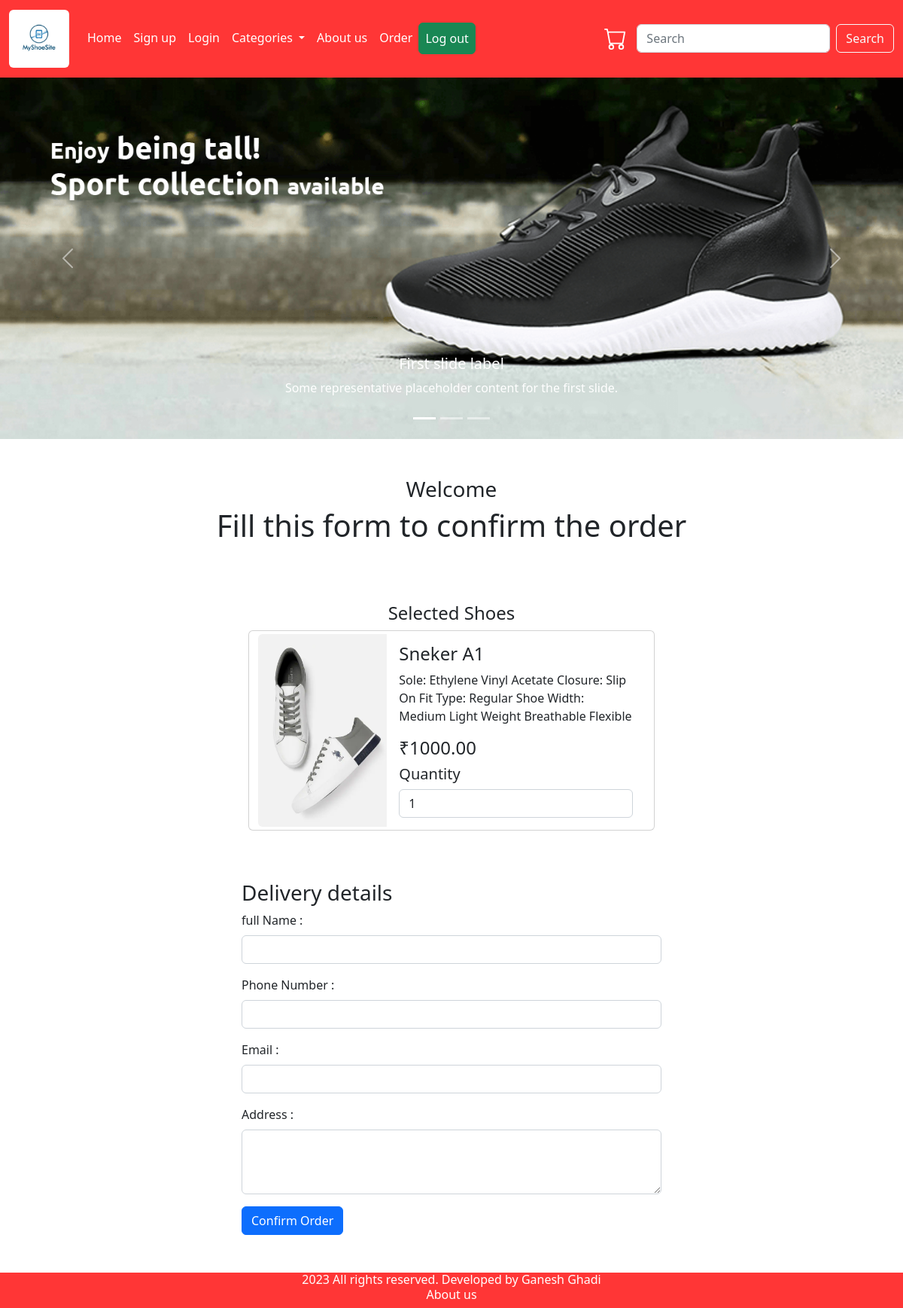
Screenshot of /order.php?shoe_id=25 with the database file from the repository.
### tables this page shows
CREATE TABLE `tbl_shoes` (
  `id` int(10) UNSIGNED NOT NULL,
  `title` varchar(100) NOT NULL,
  `description` text NOT NULL,
  `price` decimal(10,2) NOT NULL,
  `image_name` varchar(255) NOT NULL,
  `category_id` int(10) UNSIGNED NOT NULL,
  `featured` varchar(10) NOT NULL,
  `active` varchar(10) NOT NULL
);

### order.php (the view, shortened to what this page needs)
<?php include('partials-front/menu.php');  ?>
<?php
if(isset($_GET['shoe_id']))
{
    $shoe_id = $_GET['shoe_id'];
    $sql = "SELECT * FROM tbl_shoes WHERE id=$shoe_id";
    $res = mysqli_query($conn, $sql);
    $count = mysqli_num_rows($res);
    if($count==1)
    {
        $row = mysqli_fetch_assoc($res);
        $title = $row['title'];
        $price = $row['price'];
        $description = $row['description'];
        $image_name = $row['image_name'];
    }
    else
    {
        ?>
        <script>
        window.location.href='index.php';      //  redirect is not happening by php thus we used javascript
        </script>
        <?php
    }
}
else
{
    ?>
<script>
 window.location.href='index.php';      //  redirect is not happening by php thus we used javascript
</script>
<?php
}
?>
<div class="container">
    <div class="row">
        <div class="col-md-12"  style="margin-top:50px;   margin-bottom:20px;">
           <h3 class="text-center">Welcome <?php echo $_SESSION['username'] ?></h3>
            <h1 class="text-center">Fill this form to confirm the order</h1>
        </div>
    </div>
    <div class="row justify-content-evenly"  style="margin-top:50px;   margin-bottom:50px;">
    <h4 class="text-center">Selected Shoes</h4>
                <div class="card mb-3" style="max-width: 540px;">
            <div class="row g-0">
                <div class="col-lg-4 align-self-center">
                <?php
                        if($image_name=="")
                        {
                          echo "<div class='text-danger'>image not available</div>";
                        }
                        else
                        {
                            ?>
                              <img src="<?php echo SITEURL; ?>images/shoes/<?php echo $image_name; ?>" class="img-fluid rounded-start" style="height: 16rem; width:23rem;">
                            <?php
                        }
                         ?>
                </div>
                <div class="col-lg-8">
                <div class="card-body">
                    <h4 class="card-title"><?php echo $title;  ?></h4>
                    <p class="card-text"><?php echo $description;  ?></p>
                   <h4> <p class="card-text">₹<?php echo $price; ?></p><h4>
                    <h5>Quantity</h5>
                    <form action="" method="post" >
                    <input type="number" class="form-control" name="quantity" value="1" id="email">
            </div>
            </div>
        </div>
        </div>
        </div>
    <div class="row g-0">
                <div class="mx-auto col-10 col-md-8 col-lg-6">
                <div class="mb-3">
                    <h3>Delivery details</h3>
                     <label for="username" class="form-label">full Name :</label>
                     <input type="text" class="form-control" name ="full-name" id="username" aria-describedby="emailHelp" required>
                </div>
                <div class="mb-3">
                    <label for="phone number" class="form-label">Phone Number :</label>
                     <input type="tel" class="form-control" name="contact" id="number" required>
                </div>
                <div class="mb-3">
                    <label for="email" class="form-label">Email :</label>
                     <input type="email" class="form-control" name="email" id="email" required>
                </div>
                <div class="mb-3">
                    <label for="exampleFormControlTextarea1" class="form-label">Address :</label>
                    <textarea class="form-control" id="exampleFormControlTextarea1" name="address" rows="3" required></textarea>
                    </div>
                     <input type="submit" value="Confirm Order" name="submit" class="btn btn-primary"style=" margin-bottom:50px;">
</div>
</div>
    </div>
<?php include('partials-front/footer.php');  ?>

### demo.css (style rules this page uses)
body { background-color: red; }

### rows the page displays
tbl_shoes: image_name (picture), title "Sneker A1", description "Sole: Ethylene Vinyl Acetate Closure: Slip On Fit Type: Regular Shoe Width: Medium Light Weight Breathable Flexible", price "1000.00"
